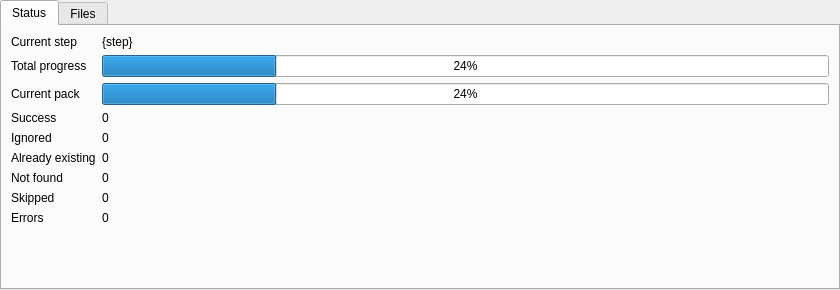
<?xml version="1.0" encoding="UTF-8"?>
<ui version="4.0">
 <class>DownloadProgressWidget</class>
 <widget class="QWidget" name="DownloadProgressWidget">
  <property name="geometry">
   <rect>
    <x>0</x>
    <y>0</y>
    <width>840</width>
    <height>290</height>
   </rect>
  </property>
  <property name="windowTitle">
   <string>Form</string>
  </property>
  <layout class="QVBoxLayout" name="verticalLayout">
   <property name="leftMargin">
    <number>0</number>
   </property>
   <property name="topMargin">
    <number>0</number>
   </property>
   <property name="rightMargin">
    <number>0</number>
   </property>
   <property name="bottomMargin">
    <number>0</number>
   </property>
   <item>
    <widget class="QTabWidget" name="tabWidget">
     <property name="currentIndex">
      <number>0</number>
     </property>
     <widget class="QWidget" name="tabStatus">
      <attribute name="title">
       <string>Status</string>
      </attribute>
      <layout class="QFormLayout" name="formLayout">
       <item row="1" column="0">
        <widget class="QLabel" name="labelStatusTotalProgress">
         <property name="text">
          <string>Total progress</string>
         </property>
        </widget>
       </item>
       <item row="1" column="1">
        <widget class="QProgressBar" name="progressTotal">
         <property name="value">
          <number>24</number>
         </property>
        </widget>
       </item>
       <item row="2" column="0">
        <widget class="QLabel" name="labelStatusCurrentProgress">
         <property name="text">
          <string>Current pack</string>
         </property>
        </widget>
       </item>
       <item row="2" column="1">
        <widget class="QProgressBar" name="progressCurrent">
         <property name="value">
          <number>24</number>
         </property>
        </widget>
       </item>
       <item row="3" column="0">
        <widget class="QLabel" name="labelSuccessLabel">
         <property name="text">
          <string>Success</string>
         </property>
        </widget>
       </item>
       <item row="4" column="0">
        <widget class="QLabel" name="labelIgnoredLabel">
         <property name="text">
          <string>Ignored</string>
         </property>
        </widget>
       </item>
       <item row="5" column="0">
        <widget class="QLabel" name="labelExistsLabel">
         <property name="text">
          <string>Already existing</string>
         </property>
        </widget>
       </item>
       <item row="6" column="0">
        <widget class="QLabel" name="labelNotFoundLabel">
         <property name="text">
          <string>Not found</string>
         </property>
        </widget>
       </item>
       <item row="7" column="0">
        <widget class="QLabel" name="labelSkippedLabel">
         <property name="text">
          <string>Skipped</string>
         </property>
        </widget>
       </item>
       <item row="3" column="1">
        <widget class="QLabel" name="labelSuccess">
         <property name="text">
          <string notr="true">0</string>
         </property>
        </widget>
       </item>
       <item row="4" column="1">
        <widget class="QLabel" name="labelIgnored">
         <property name="text">
          <string notr="true">0</string>
         </property>
        </widget>
       </item>
       <item row="5" column="1">
        <widget class="QLabel" name="labelExists">
         <property name="text">
          <string notr="true">0</string>
         </property>
        </widget>
       </item>
       <item row="6" column="1">
        <widget class="QLabel" name="labelNotFound">
         <property name="text">
          <string notr="true">0</string>
         </property>
        </widget>
       </item>
       <item row="7" column="1">
        <widget class="QLabel" name="labelSkipped">
         <property name="text">
          <string notr="true">0</string>
         </property>
        </widget>
       </item>
       <item row="8" column="0">
        <widget class="QLabel" name="labelErrorsLabel">
         <property name="text">
          <string>Errors</string>
         </property>
        </widget>
       </item>
       <item row="8" column="1">
        <widget class="QLabel" name="labelErrors">
         <property name="text">
          <string notr="true">0</string>
         </property>
        </widget>
       </item>
       <item row="0" column="0">
        <widget class="QLabel" name="labelStepLabel">
         <property name="text">
          <string>Current step</string>
         </property>
        </widget>
       </item>
       <item row="0" column="1">
        <widget class="QLabel" name="labelStep">
         <property name="text">
          <string notr="true">{step}</string>
         </property>
        </widget>
       </item>
      </layout>
     </widget>
     <widget class="QWidget" name="tabFiles">
      <attribute name="title">
       <string>Files</string>
      </attribute>
      <layout class="QVBoxLayout" name="verticalLayout_4">
       <item>
        <widget class="QTableWidget" name="tableFiles">
         <property name="editTriggers">
          <set>QAbstractItemView::NoEditTriggers</set>
         </property>
         <property name="showDropIndicator" stdset="0">
          <bool>false</bool>
         </property>
         <property name="dragDropOverwriteMode">
          <bool>false</bool>
         </property>
         <property name="verticalScrollMode">
          <enum>QAbstractItemView::ScrollPerPixel</enum>
         </property>
         <property name="horizontalScrollMode">
          <enum>QAbstractItemView::ScrollPerPixel</enum>
         </property>
         <attribute name="horizontalHeaderHighlightSections">
          <bool>false</bool>
         </attribute>
         <attribute name="verticalHeaderVisible">
          <bool>false</bool>
         </attribute>
         <attribute name="verticalHeaderDefaultSectionSize">
          <number>26</number>
         </attribute>
         <column>
          <property name="text">
           <string/>
          </property>
         </column>
         <column>
          <property name="text">
           <string>Batch</string>
          </property>
         </column>
         <column>
          <property name="text">
           <string>Url</string>
          </property>
         </column>
         <column>
          <property name="text">
           <string>Filesize</string>
          </property>
         </column>
         <column>
          <property name="text">
           <string>Speed</string>
          </property>
         </column>
         <column>
          <property name="text">
           <string>Progress</string>
          </property>
         </column>
        </widget>
       </item>
       <item>
        <layout class="QHBoxLayout" name="layoutFilesActions" stretch="1,0">
         <item>
          <widget class="QCheckBox" name="checkScrollToDownload">
           <property name="text">
            <string>Follow downloaded images</string>
           </property>
          </widget>
         </item>
         <item>
          <widget class="QPushButton" name="buttonCopyToClipboard">
           <property name="text">
            <string>Copy links to clipboard</string>
           </property>
          </widget>
         </item>
        </layout>
       </item>
      </layout>
     </widget>
    </widget>
   </item>
  </layout>
 </widget>
 <resources/>
 <connections/>
</ui>
